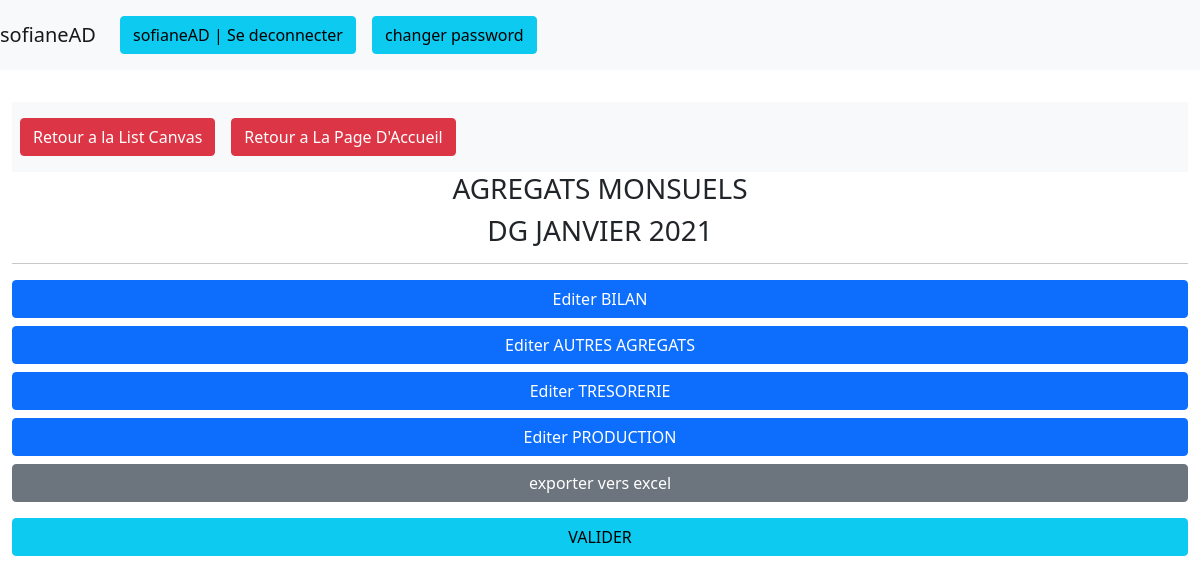
The app's page /canvas/edit/10/ (signed in) with its own data.
### bilans/models.py (models this page shows, shortened)
class Canva(models.Model):
    name = models.CharField(null=True, blank=True, max_length=255)
    site = models.CharField(null=True, blank=True, max_length=255)
    mois = models.CharField(null=True, blank=True, max_length=255)
    année = models.IntegerField(null=True, blank=True)
    created = models.DateTimeField(null=True, blank=True, default=timezone.now)

### bilans/views.py (the view)
# urls.py: path('canvas/edit/<int:pk>/', login_required(views.CanvaDetailView.as_view()), name='canva_detail'),
class CanvaDetailView(DetailView):
    model = Canva
    template_name = 'canva_detail.html'

### bilans/templatetags/auth_extras.py (called while the page is built)
@register.filter(name='has_group')
def has_group(user, group_name):
    return user.groups.filter(name=group_name).exists()

### bilans/templates/canva_detail.html (shortened to what this page needs)
{% extends 'base.html' %}
{% load auth_extras %}
{% block content %}
<nav class="navbar navbar-expand-lg navbar-light bg-light">
<div class="collapse navbar-collapse" id="navbarSupportedContent">
    <ul class="navbar-nav mr-auto">
	<li class="nav-item active">
        <a class="nav-link" href="{% url 'bilans:list_canvas' %}"><button class="btn btn-danger">Retour a la List Canvas</button></a>
      </li>
      <li class="nav-item active">
        <a class="nav-link" href="{% url 'bilans:home' %}"><button class="btn btn-danger">Retour a La Page D'Accueil</button></a>
      </li>
	</ul>
</div>
</nav>
	<center><h3>AGREGATS MONSUELS</h3></center>
	<center><h3>{{ canva.site }} {{ canva.mois }} {{ canva.année }}</h3></center>
	<hr>
<p>
		<a href="{% url 'bilans:bilan_edit' pk=canva.pk %}" role="button" class="btn btn-primary w-100 mb-2">Editer BILAN</a>
		<a href="{% url 'bilans:autre_edit' pk=canva.pk %}" role="button" class="btn btn-primary w-100 mb-2">Editer AUTRES AGREGATS</a>
		<a href="{% url 'bilans:tresorerie_edit' pk=canva.pk %}" role="button" class="btn btn-primary w-100 mb-2">Editer TRESORERIE</a>
		<a href="{% url 'bilans:production_edit' pk=canva.pk %}" role="button" class="btn btn-primary w-100 mb-2">Editer PRODUCTION</a>
		<a href="{% url 'bilans:bilan_excel' canva.pk %}" role="button" class="btn btn-secondary w-100">exporter vers excel</a>
</p>
		{% if request.user|has_group:"CDG" %}
		<p>
		<a href="{% url 'bilans:canva_valid' pk=canva.pk %}" role="button" class="btn btn-info w-100 mb-2">VALIDER</a>
		</p>
		{% endif %}
{% endblock content %}

### bilans/templates/base.html (shortened to what this page needs)
<!doctype html>
{% load static %}
{% load auth_extras %}
<html lang="en-us">
	<head>
		<link href="https://cdn.jsdelivr.net/npm/bootstrap@5.1.0/dist/css/bootstrap.min.css" rel="stylesheet">
		<link rel="stylesheet" type="text/css" href="https://cdn.datatables.net/1.10.25/css/jquery.dataTables.min.css">
		<link rel="stylesheet" type="text/css" href="https://cdn.datatables.net/buttons/1.7.1/css/buttons.dataTables.min.css">
	<body>
	{% if request.user.is_authenticated %}
	<div>
	<nav class="navbar navbar-expand-lg navbar-light bg-light">
  <a class="navbar-brand">{{ user }}</a>
  <div class="collapse navbar-collapse" id="navbarSupportedContent">
    <ul class="navbar-nav mr-auto">
      <li class="nav-item active">
        <a class="nav-link" href="/accounts/logout"><button class="btn btn-info">{{ user }} | Se deconnecter</button></a>
      </li>
      <li class="nav-item">
        <a class="nav-link" href="{% url 'auth_password_change' %}"><button class="btn btn-info">changer password</button></a>
      </li>
    </div>
</nav>
{% endif %}
  <br />
	</head>
		<main role='main' class="container-fluid">
			<div class="jumbotron">
					{% block content %}
					{% endblock %}
			</div>
		</main>
	</body>
</html>

### records on screen
Canva: site "DG", mois "JANVIER", année "2021"

### other values on screen
{{ user }} "sofianeAD"
